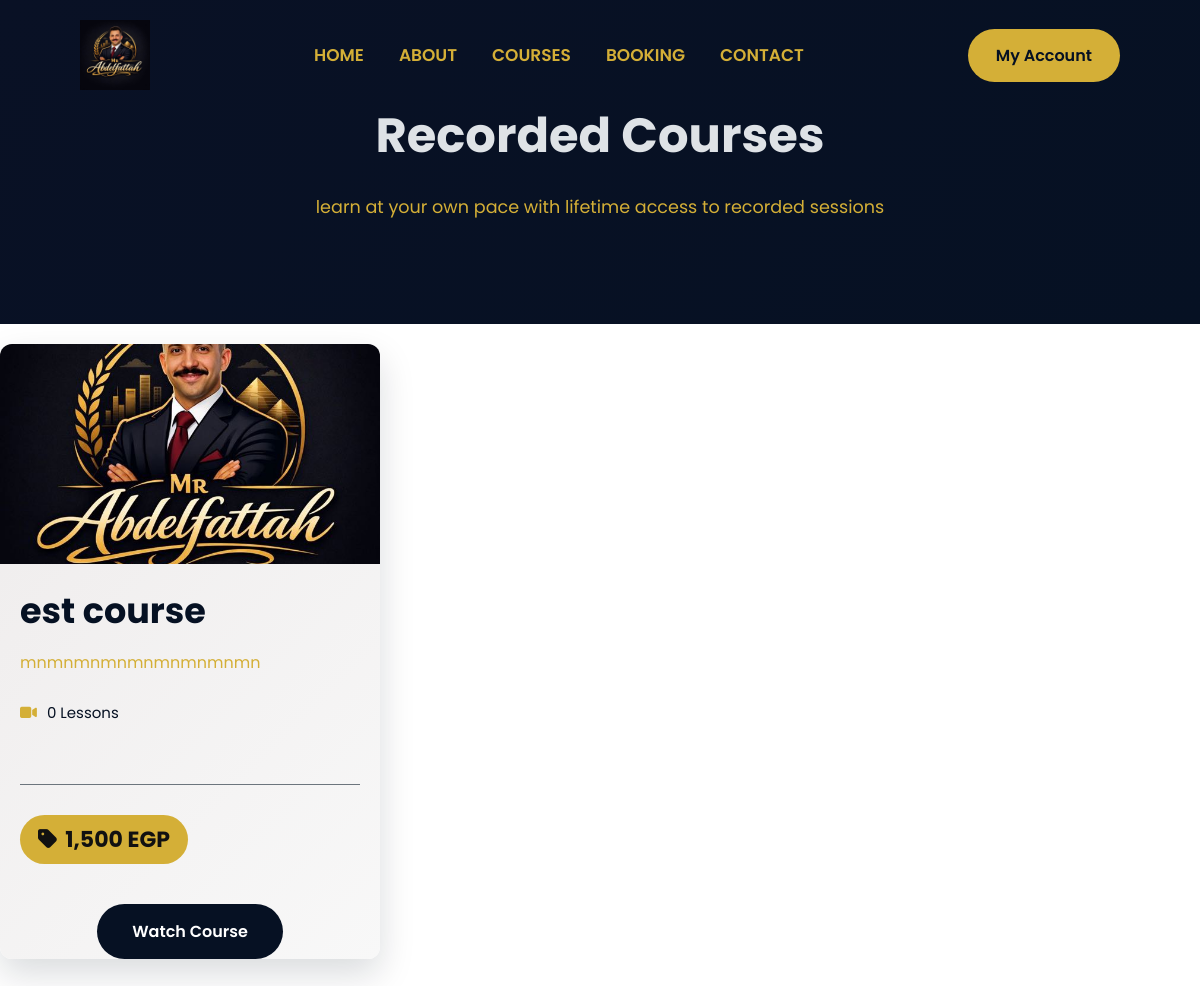
/courses/recorded (signed in), run on the app's committed database.
### models/recorded.py (models this page shows)
class Recorded(db.Model):
    __tablename__ = "recorded"
    id = db.Column(db.Integer, primary_key=True)
    title = db.Column(db.String(100), nullable=False)
    description = db.Column(db.Text)
    price = db.Column(db.Float, nullable=True)
    thumbnail = db.Column(db.String(255), nullable=True)
    lessons = db.relationship("Lessons", backref="recorded", cascade="all, delete-orphan")
    purchase = db.relationship("Purchase", backref="recorded", lazy=True)

### routes/recorded.py (the view)
@recorded.route("/courses/recorded", methods=["POST", "GET"])
def recorded_page():
    recorded = Recorded.query.all()
    purchases ={}
    if current_user.is_authenticated:
        user_purchases = Purchase.query.filter_by(user_id=current_user.id).all()
        purchases ={purchase.recorded_course_id: purchase
                   for purchase in user_purchases
                   }
    return render_template("recorded.html", recorded=recorded ,purchases=purchases)

### file.py (called while the page is built)
@login_manager.user_loader
def load_user(user_id):
    return db.session.get(User, int(user_id))

### templates/recorded.html
{% extends "base.html"%}
{%block body%}
<section class="recorded-page">
    <div class="recorded-header">
       <h1 class="page-title">Recorded Courses</h1>
       <p>learn at your own pace with lifetime access to recorded sessions</p>
    </div>
</section>
<section  class="recorded-courses">
    <div class="recorded-container">
        <div class="recorded-grid">
          {%for recorded in recorded%}
           <div  data-aos="zoom-in" data-aos-delay="300">
             <div class="recorded-card">
                <div class="recorded-img" c>
                    {%if recorded.thumbnail%}
                      <img src="{{ url_for('static', filename='uploads/'+ recorded.thumbnail) }}" alt="{{recorded.title}}">
                    {%endif%}
                </div>
                <div class="recorded-content">
                    <h3>{{recorded.title}}</h3>
                    <p class="p1"> {{recorded.description}}</p>
                    <p class="course-lessons"><i class="fa-solid fa-video"></i> {{recorded.lesson|length}} Lessons</p>
                    <hr>
                   <span class="price-tag">
                    <i class="fa-solid fa-tag"></i>
                     {{"{:,.0f}".format( recorded.price) }} EGP
                  </span>
                   {% set purchase = purchases.get(recorded.id)%}
                </div>
                <div class="recorded-actions">
                    {%if not purchase %}
                    <a href="{{ url_for('recorded.payment', id=recorded.id)}}" class="btn"> Buy</a>
                    {%elif purchase.status == "pending" %}
                    <button >
                        Waiting Approval
                    </button>
                    {%elif purchase.status =="approved" %}
                    <a href="{{ url_for('recorded.course_lessons', course_id=recorded.id) }}"
                     class="btn btn-primary">
                     Watch Course
                   </a>
                    {%elif purchase.status == "rejected" %}
                    <a href="{{ url_for('recorded.buy_course', id=recorded.id)}}" class="btn">upload pyment again</a>
                    {%endif%}
                </div>
             </div>
           </div>
          {%endfor%}
        </div>
    </div>
</section>
{%endblock%}

### static/css/style.css (style rules this page uses)
:root { --primary-color:#061123; --secondary-color:#d4af37; --background-color:#dee2e6; --white:#ffffff; --black:#000000; --dark-light:#14213d; --gray:#6c757d; --light-gray:#ced4da; --border-color:#adb5bd; --success:#2ecc71; --danger:#e63946; --warning:#fca311; --card-bg:#ffffff; --card-hover:#f9f9fa; --button-primary:#fca311; --button-hover:#d98c00; --button-dark:#061123; --shadow:0 15px 35px rgba(6, 17, 35,.15); --radius:10px; --trnasition:.35s ease; }
* { margin: 0; padding: 0; box-sizing: border-box; }
body { font-family: 'poppins', sans-serif; background: var(--white); color: var(--black); overflow-x: hidden; }
img { width:100%; display: block; }
a { text-decoration: none; color: inherit; }
.btn { display: inline-block; padding:15px 35px; background: var(--primary-color); color: var(--white); border-radius: 50px; font-weight: 600; transition: var(--trnasition); }
section { padding: 100px 8%; }
hr { border: 1px; height: 1px; background: var(--gray); margin: 60px 0 30px; }

### static/css/admin.css (style rules this page uses)
:root { --primary-color:#061123; --secondary-color:#d4af37; --background-color:#dee2e6; --white:#ffffff; --black:#000000; --dark-light:#14213d; --gray:#6c757d; --light-gray:#ced4da; --border-color:#adb5bd; --success:#2ecc71; --danger:#e63946; --warning:#fca311; --shadow:0 15px 35px rgba(6, 17, 35,.15); --radius:12px; --transition:.35s ease; }
* { margin: 0; padding: 0; box-sizing: border-box; }
body { background: var(--white); color: var(--black); overflow-x: hidden; }
.btn-primary { background:var(--primary-color) ; color: var(--white); }
.recorded-page { background: linear-gradient(135deg, #091125, #061123); padding: 100PX 8%; text-align: center; }
.recorded-header h1 { color: #dee2e6; font-size: 3rem; font-weight: 700; margin-bottom: 20px; }
.recorded-header p { max-width: 700px; margin: 0 auto; font-size: 1.1rem; line-height: 1.8; color: var(--secondary-color); }
.recorded-courses { padding: 20px 0 80px; }
.recorded-grid { display: grid; grid-template-columns: repeat(3,1fr); gap: 30px; }
.recorded-card { background: linear-gradient(135deg, #eeebeb, #f8f8f8); border-radius: var(--radius); overflow: hidden; box-shadow: var(--shadow); transition: var(--transition); }
.recorded-img { width: 100%; height: 220px; }
.recorded-img img { width: 100%; height: 100%; object-fit: cover; }
.recorded-content { padding: 20px; }
.recorded-content h3 { color: var(--primary-color); font-size: 35px; margin-bottom: 12px; }
.recorded-content .p1 { color: var(--secondary-color); line-height: 1.7; margin-bottom: 25px; }
.price-tag { display: inline-flex; align-items: center; gap: 8px; background: #D4AF37; color: #111; padding: 8px 18px; border-radius: 30px; font-size: 22px; font-weight: bold; }
.recorded-actions { display: flex; justify-content: center; margin-top: 20px; }
.course-lessons { color: var(--primary-color); font-size: 15px; margin-bottom: 12px; }
.course-lessons i { color: var(--secondary-color); margin-right: 6px; }

### data on the page
Recorded: thumbnail (picture), title "est course", description "mnmnmnmnmnmnmnmnmn", lesson|length "0", price "1,500"
